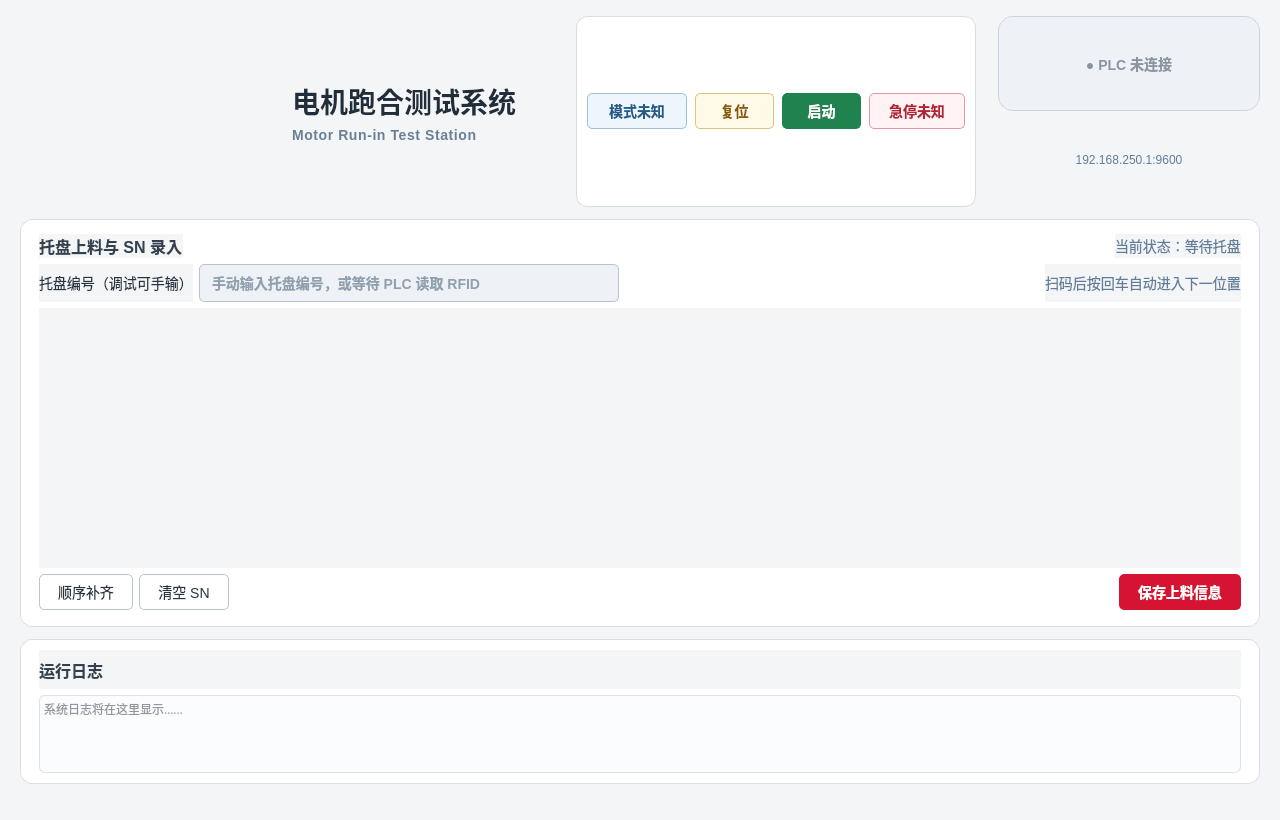
<?xml version="1.0" encoding="UTF-8"?>
<ui version="4.0">
 <class>MainWindow</class>
 <widget class="QMainWindow" name="MainWindow">
  <property name="geometry">
   <rect>
    <x>0</x>
    <y>0</y>
    <width>1280</width>
    <height>820</height>
   </rect>
  </property>
  <property name="minimumSize">
   <size>
    <width>1180</width>
    <height>820</height>
   </size>
  </property>
  <property name="windowTitle">
   <string>电机跑合测试系统</string>
  </property>
  <property name="styleSheet">
   <string notr="true">QMainWindow, QWidget {
    background: #f3f5f7;
    color: #263442;
    font-family: "Microsoft YaHei", "PingFang SC", sans-serif;
    font-size: 14px;
}
QWidget#centralwidget {
    background: #f3f5f7;
}
QFrame#testPanel, QFrame#logPanel {
    background: white;
    border: 1px solid #d8dee5;
    border-radius: 12px;
}
QFrame#machineControlPanel {
    background: #ffffff;
    border: 1px solid #d8dee5;
    border-radius: 11px;
}
QLabel#logoLabel {
    background: transparent;
    border: none;
    padding: 0;
}
QLabel#titleLabel {
    color: #202d3a;
    font-size: 28px;
    font-weight: 700;
}
QLabel#subtitleLabel {
    color: #6b7f93;
    font-size: 14px;
    font-weight: 500;
    letter-spacing: 0.6px;
}
QLabel#testTitle, QLabel#logTitle {
    color: #33404d;
    font-size: 16px;
    font-weight: 700;
}
QLabel#plcConnectionLabel {
    min-height: 30px;
    padding: 0 14px;
    border: 1px solid #cbd5e1;
    border-radius: 15px;
    background: #eef2f6;
    color: #8a94a3;
    font-weight: 600;
}
QLabel#plcAddressLabel {
    color: #627d98;
    font-size: 12px;
}
QPushButton {
    min-height: 34px;
    padding: 0 18px;
    border: 1px solid #b9c4ce;
    border-radius: 5px;
    background: white;
}
QPushButton:hover {
    background: #fff1f3;
    border-color: #d41432;
}
QPushButton#modeButton {
    color: #245b88;
    border-color: #9fc1dd;
    background: #edf6fd;
    font-weight: 700;
}
QPushButton#modeButton:checked {
    color: #ffffff;
    border-color: #2477b3;
    background: #2477b3;
}
QPushButton#resetButton {
    color: #8a5a00;
    border-color: #dfc27c;
    background: #fff9e8;
    font-weight: 700;
}
QPushButton#startButton {
    color: #ffffff;
    border-color: #20834f;
    background: #20834f;
    font-weight: 700;
}
QPushButton#startButton:pressed {
    background: #14683d;
}
QPushButton#emergencyButton {
    color: #b42334;
    border-color: #e09aa5;
    background: #fff3f5;
    font-weight: 700;
}
QPushButton#emergencyButton:checked {
    color: #ffffff;
    border-color: #c8102e;
    background: #c8102e;
}
QPushButton:disabled {
    color: #9aa5b1;
    border-color: #d6dce2;
    background: #eef1f4;
}
QPushButton#submitButton {
    color: white;
    border-color: #d41432;
    background: #d41432;
    font-weight: 600;
}
QPushButton#submitButton:hover {
    background: #b80f29;
}
QLineEdit {
    min-height: 36px;
    padding: 0 10px;
    border: 1px solid #b9c4ce;
    border-radius: 5px;
    background: white;
    selection-background-color: #d41432;
}
QLineEdit:focus {
    border: 2px solid #d41432;
}
QLineEdit[traySnInput="true"] {
    background: #ffffff;
    font-family: Menlo, Consolas, monospace;
    font-size: 13px;
    font-weight: 600;
}
QLineEdit#trayIdEdit {
    background: #eef2f6;
    color: #334e68;
    font-weight: 600;
}
QPlainTextEdit {
    border: 1px solid #dce2e8;
    border-radius: 6px;
    background: #fbfcfd;
    font-family: Menlo, Consolas, monospace;
    font-size: 12px;
}</string>
  </property>
  <widget class="QWidget" name="centralwidget">
   <layout class="QVBoxLayout" name="rootLayout">
    <property name="spacing">
     <number>12</number>
    </property>
    <property name="leftMargin">
     <number>20</number>
    </property>
    <property name="topMargin">
     <number>16</number>
    </property>
    <property name="rightMargin">
     <number>20</number>
    </property>
    <property name="bottomMargin">
     <number>14</number>
    </property>
    <item>
     <layout class="QHBoxLayout" name="headerLayout">
      <property name="spacing">
       <number>22</number>
      </property>
      <item>
       <widget class="QLabel" name="logoLabel">
        <property name="minimumSize">
         <size>
          <width>250</width>
          <height>76</height>
         </size>
        </property>
        <property name="maximumSize">
         <size>
          <width>250</width>
          <height>76</height>
         </size>
        </property>
        <property name="text">
         <string/>
        </property>
        <property name="alignment">
         <set>Qt::AlignCenter</set>
        </property>
       </widget>
      </item>
      <item>
       <layout class="QVBoxLayout" name="titleLayout">
        <property name="spacing">
         <number>5</number>
        </property>
        <property name="alignment">
         <set>Qt::AlignVCenter</set>
        </property>
        <item>
         <widget class="QLabel" name="titleLabel">
          <property name="minimumSize">
           <size>
            <width>0</width>
            <height>36</height>
           </size>
          </property>
          <property name="text">
           <string>电机跑合测试系统</string>
          </property>
         </widget>
        </item>
        <item>
         <widget class="QLabel" name="subtitleLabel">
          <property name="text">
           <string>Motor Run-in Test Station</string>
          </property>
         </widget>
        </item>
       </layout>
      </item>
      <item>
       <widget class="QFrame" name="machineControlPanel">
        <property name="minimumSize">
         <size>
          <width>400</width>
          <height>62</height>
         </size>
        </property>
        <layout class="QHBoxLayout" name="machineControlLayout">
         <property name="spacing">
          <number>8</number>
         </property>
         <property name="leftMargin">
          <number>10</number>
         </property>
         <property name="topMargin">
          <number>10</number>
         </property>
         <property name="rightMargin">
          <number>10</number>
         </property>
         <property name="bottomMargin">
          <number>10</number>
         </property>
         <item>
          <widget class="QPushButton" name="modeButton">
           <property name="minimumSize">
            <size>
             <width>100</width>
             <height>38</height>
            </size>
           </property>
           <property name="text">
            <string>模式未知</string>
           </property>
           <property name="checkable">
            <bool>true</bool>
           </property>
           <property name="enabled">
            <bool>false</bool>
           </property>
          </widget>
         </item>
         <item>
          <widget class="QPushButton" name="resetButton">
           <property name="minimumSize">
            <size>
             <width>72</width>
             <height>38</height>
            </size>
           </property>
           <property name="text">
            <string>复位</string>
           </property>
           <property name="enabled">
            <bool>false</bool>
           </property>
          </widget>
         </item>
         <item>
          <widget class="QPushButton" name="startButton">
           <property name="minimumSize">
            <size>
             <width>72</width>
             <height>38</height>
            </size>
           </property>
           <property name="text">
            <string>启动</string>
           </property>
           <property name="enabled">
            <bool>false</bool>
           </property>
          </widget>
         </item>
         <item>
          <widget class="QPushButton" name="emergencyButton">
           <property name="minimumSize">
            <size>
             <width>96</width>
             <height>38</height>
            </size>
           </property>
           <property name="text">
            <string>急停未知</string>
           </property>
           <property name="checkable">
            <bool>true</bool>
           </property>
           <property name="enabled">
            <bool>false</bool>
           </property>
          </widget>
         </item>
        </layout>
       </widget>
      </item>
      <item>
       <layout class="QVBoxLayout" name="plcStatusLayout">
        <property name="spacing">
         <number>2</number>
        </property>
        <item>
         <widget class="QLabel" name="plcConnectionLabel">
          <property name="text">
           <string>● PLC 未连接</string>
          </property>
          <property name="alignment">
           <set>Qt::AlignCenter</set>
          </property>
         </widget>
        </item>
        <item>
         <widget class="QLabel" name="plcAddressLabel">
          <property name="text">
           <string>192.168.250.1:9600</string>
          </property>
          <property name="alignment">
           <set>Qt::AlignCenter</set>
          </property>
         </widget>
        </item>
       </layout>
      </item>
     </layout>
    </item>
    <item>
     <widget class="QFrame" name="testPanel">
      <layout class="QVBoxLayout" name="testPanelLayout">
       <property name="leftMargin">
        <number>18</number>
       </property>
       <property name="topMargin">
        <number>14</number>
       </property>
       <property name="rightMargin">
        <number>18</number>
       </property>
       <property name="bottomMargin">
        <number>16</number>
       </property>
       <item>
        <layout class="QHBoxLayout" name="testHeadingLayout">
         <item>
          <widget class="QLabel" name="testTitle">
           <property name="text">
            <string>托盘上料与 SN 录入</string>
           </property>
          </widget>
         </item>
         <item>
          <spacer name="testHeadingSpacer">
           <property name="orientation">
            <enum>Qt::Horizontal</enum>
           </property>
           <property name="sizeHint" stdset="0">
            <size>
             <width>40</width>
             <height>20</height>
            </size>
           </property>
          </spacer>
         </item>
         <item>
          <widget class="QLabel" name="testStateLabel">
           <property name="styleSheet">
            <string notr="true">color: #627d98;</string>
           </property>
           <property name="text">
            <string>当前状态：等待托盘</string>
           </property>
          </widget>
         </item>
        </layout>
       </item>
       <item>
        <layout class="QHBoxLayout" name="trayInfoLayout">
         <item>
          <widget class="QLabel" name="trayIdLabel">
           <property name="text">
            <string>托盘编号（调试可手输）</string>
           </property>
          </widget>
         </item>
         <item>
          <widget class="QLineEdit" name="trayIdEdit">
           <property name="minimumSize">
            <size>
             <width>210</width>
             <height>0</height>
            </size>
           </property>
           <property name="placeholderText">
            <string>手动输入托盘编号，或等待 PLC 读取 RFID</string>
           </property>
           <property name="toolTip">
            <string>调试时可手动输入；PLC 联机后仍会自动更新此编号</string>
           </property>
          </widget>
         </item>
         <item>
          <spacer name="trayInfoSpacer">
           <property name="orientation">
            <enum>Qt::Horizontal</enum>
           </property>
           <property name="sizeHint" stdset="0">
            <size>
             <width>40</width>
             <height>20</height>
            </size>
           </property>
          </spacer>
         </item>
         <item>
          <widget class="QLabel" name="scanHintLabel">
           <property name="styleSheet">
            <string notr="true">color: #627d98;</string>
           </property>
           <property name="text">
            <string>扫码后按回车自动进入下一位置</string>
           </property>
          </widget>
         </item>
        </layout>
       </item>
       <item>
        <widget class="TrayEntryWidget" name="trayEntryWidget">
         <property name="minimumSize">
          <size>
           <width>0</width>
           <height>260</height>
          </size>
         </property>
        </widget>
       </item>
       <item>
       <layout class="QHBoxLayout" name="controlLayout">
         <item>
          <widget class="QPushButton" name="fillButton">
           <property name="text">
            <string>顺序补齐</string>
           </property>
          </widget>
         </item>
         <item>
          <widget class="QPushButton" name="clearButton">
           <property name="text">
            <string>清空 SN</string>
           </property>
          </widget>
         </item>
         <item>
          <spacer name="controlSpacer">
           <property name="orientation">
            <enum>Qt::Horizontal</enum>
           </property>
           <property name="sizeHint" stdset="0">
            <size>
             <width>40</width>
             <height>20</height>
            </size>
           </property>
          </spacer>
         </item>
         <item>
          <widget class="QPushButton" name="submitButton">
           <property name="text">
            <string>保存上料信息</string>
           </property>
          </widget>
         </item>
        </layout>
       </item>
      </layout>
     </widget>
    </item>
    <item>
     <widget class="QFrame" name="logPanel">
      <property name="maximumSize">
       <size>
        <width>16777215</width>
        <height>145</height>
       </size>
      </property>
      <layout class="QVBoxLayout" name="logPanelLayout">
       <property name="leftMargin">
        <number>18</number>
       </property>
       <property name="topMargin">
        <number>10</number>
       </property>
       <property name="rightMargin">
        <number>18</number>
       </property>
       <property name="bottomMargin">
        <number>10</number>
       </property>
       <item>
        <widget class="QLabel" name="logTitle">
         <property name="text">
          <string>运行日志</string>
         </property>
        </widget>
       </item>
       <item>
        <widget class="QPlainTextEdit" name="logOutput">
         <property name="minimumSize">
          <size>
           <width>0</width>
           <height>68</height>
          </size>
         </property>
         <property name="maximumSize">
          <size>
           <width>16777215</width>
           <height>78</height>
          </size>
         </property>
         <property name="readOnly">
          <bool>true</bool>
         </property>
         <property name="placeholderText">
          <string>系统日志将在这里显示……</string>
         </property>
        </widget>
       </item>
      </layout>
     </widget>
    </item>
   </layout>
  </widget>
  <widget class="QStatusBar" name="statusbar"/>
 </widget>
 <customwidgets>
  <customwidget>
   <class>TrayEntryWidget</class>
   <extends>QWidget</extends>
   <header>ui.tray_entry_widget</header>
   <container>1</container>
  </customwidget>
 </customwidgets>
 <resources/>
 <connections/>
</ui>
